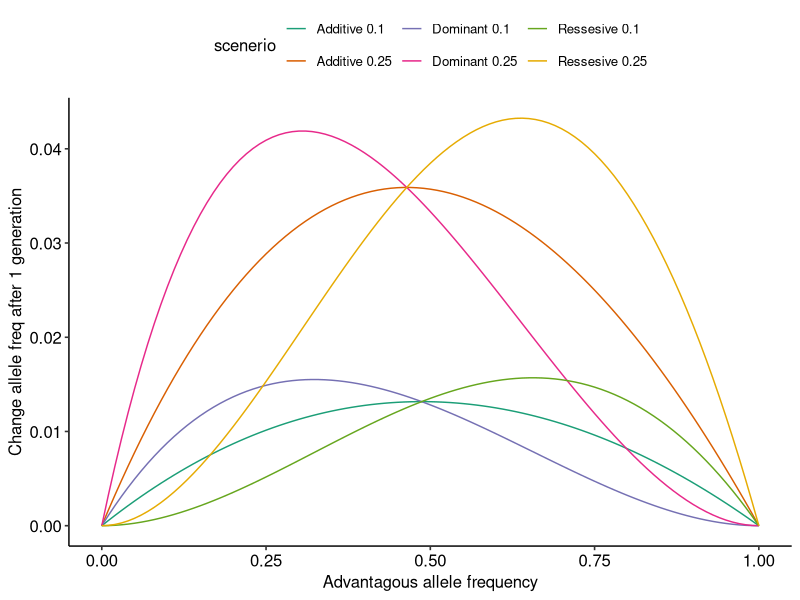
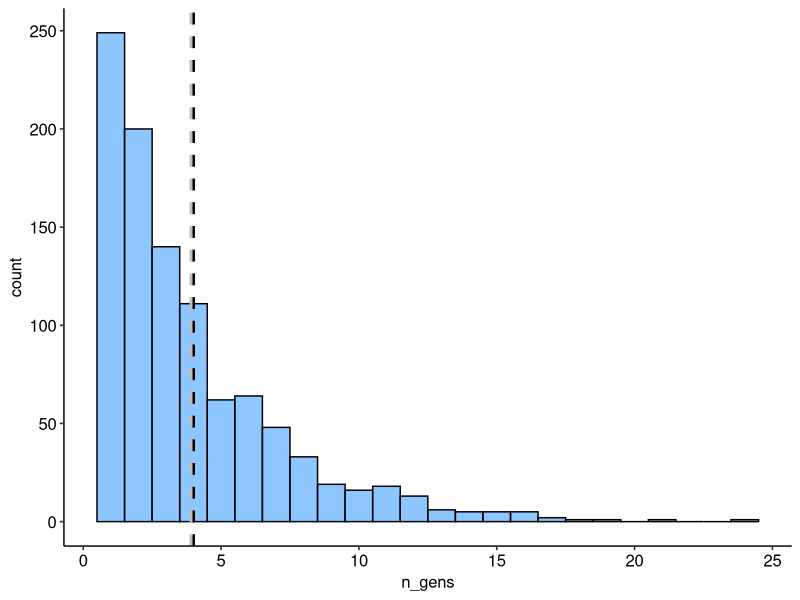

Recreate these plots in R, in order.
## ---- chunk 1
knitr::opts_chunk$set(echo = TRUE)
## ---- chunk 2

# Function to calculate allele freq after selection given freq 2 alleles
# and selection coefficients of all genotypes
allele_freq_after_selection <- function(freq_a, freq_t, Saa, Sat, Stt){
  
  aa <- freq_a^2 * (1-Saa)
  at <- freq_a * freq_t * (1 - Sat)
  at2 <- 2 * freq_a * freq_t * (1 - Sat)
  tt <- freq_t^2 * (1 - Stt)
  
  (aa + at) / (aa + at2 + tt)
  
}
allele_freq_after_selection(0.4, 0.6, 0, 0.2, 0.4)  # check function is working 
## ---- chunk 3
# Infer selection coeffiencts if advantageous allele is recessive 
sc_ressesive <- function(deleterious_sc){
  
  c(0, deleterious_sc, deleterious_sc)
  
}
# Infer selection coeffiencts if advantageous allele is dominant 
sc_dominant <- function(deleterious_sc){
  
  c(0, 0, deleterious_sc)
  
}
# Infer selection coeffiencts if advantageous allele is additive 
sc_additive <- function(deleterious_sc){
  
  c(0, 0.5 * deleterious_sc, deleterious_sc)
  
}

## ---- chunk 4
# New function that calculates allele freq in next generation given freq
# of two alleles but takes in the deleterious allele selection coefficient
# and a function to define other selection cofficient values

genotype_aware_afas <- function(freq_a, freq_t, sc_del_allele, sc_func){
  
  sc_vals <- sc_func(sc_del_allele)
  Saa <- sc_vals[1]
  Sat <- sc_vals[2]
  Stt <- sc_vals[3]
  
  allele_freq_after_selection(freq_a, freq_t, Saa, Sat, Stt)
  
}

## ---- chunk 5

scenerio_df <- function(del_sc, genotype_func, genotype_name){
  scenerio_name <- paste(genotype_name, as.character(del_sc))
  df <- data.frame(advan_allele_freq=seq(0, 1, 0.01))
  post_1_gen <- list()
  for (i in 1:length(df$advan_allele_freq)){
    freq_a <- df[i, ]
    freq_t <- 1 - freq_a
    post_1_gen[[i]] <- genotype_aware_afas(freq_a, freq_t, del_sc, genotype_func) - freq_a
    
  }
  df$scenerio <- scenerio_name
  df$freq_gen_2 <- unlist(post_1_gen)
  df
}

## ---- chunk 6
# ugly 
df.1 <- scenerio_df(0.1, sc_ressesive, "Ressesive")
df.2 <- scenerio_df(0.1, sc_dominant, "Dominant")
df.3 <- scenerio_df(0.1, sc_additive, "Additive")
df.4 <- scenerio_df(0.25, sc_ressesive, "Ressesive")
df.5 <- scenerio_df(0.25, sc_dominant, "Dominant")
df.6 <- scenerio_df(0.25, sc_additive, "Additive")

big.df <- rbind(df.1, df.2, df.3, df.4, df.5, df.6)

## ---- chunk 7

# Finally, plot everything
library(ggplot2)
library(ggpubr)
library(RColorBrewer)

ggplot(big.df, aes(x=advan_allele_freq, y=freq_gen_2, color=scenerio)) +
  geom_line() + theme_pubr() + scale_color_brewer(palette = "Dark2") + 
  labs(x='Advantagous allele frequency', y='Change allele freq after 1 generation')
## ---- chunk 8
locus_len <- 5.6e3
gene_copies <- 5*2  # each diploid contributes 2 gene copies
seg_sites <- 11  # observed 11 segregating sites
## ---- chunk 9
theta <- seg_sites / sum(1 / 1:(gene_copies-1))
## ---- chunk 10
mutation_rate <- 1e-8
message(paste('Theta =', round(theta, 2)))
## ---- chunk 11
Ne <- theta / (4 * mutation_rate * locus_len)
message(paste('Ne = ', round(Ne, 2)))
## ---- chunk 12
n_gene_copies <- 4

sample_gen <- function(n_gene_copies){
  
  coalesent_key <- 0  # is random number is this then coalensent event
  n_gens <- 0 # number generations
  while (coalesent_key != 1){
    coalesent_key <- sample(1:n_gene_copies, 1)
    n_gens <- n_gens + 1
  }
  n_gens
}
## ---- chunk 13
simulation <- function(n_runs, n_gene_copies){
  
  n_gens_list <- list()
  for (i in 1:n_runs){
    n_gens_list[[i]] <- sample_gen(n_gene_copies)
  }
  data.frame(n_gens=unlist(n_gens_list))  
}
# Run the simulation 1000 times and plot just for fun
df <- simulation(1000, n_gene_copies)
expectation <- (1 / n_gene_copies) ^-1
ggplot(df, aes(x=n_gens)) + geom_histogram(binwidth = 1, color='black', fill='dodgerblue', alpha=0.5) + theme_pubr() +  geom_vline(xintercept=expectation, linetype="dashed", 
                color = "black", size=1) +
geom_vline(xintercept=mean(df$n_gens), linetype="dashed", 
                color = "grey", size=1)
## ---- chunk 14
freqs <- table(df)
less <- sum(freqs[(1:length(freqs) < expectation)])
greater <- sum(freqs[(1:length(freqs) >= expectation)])

message(paste('Area under curve < expectation', less))
message(paste('Area under curve > expectation', greater))
